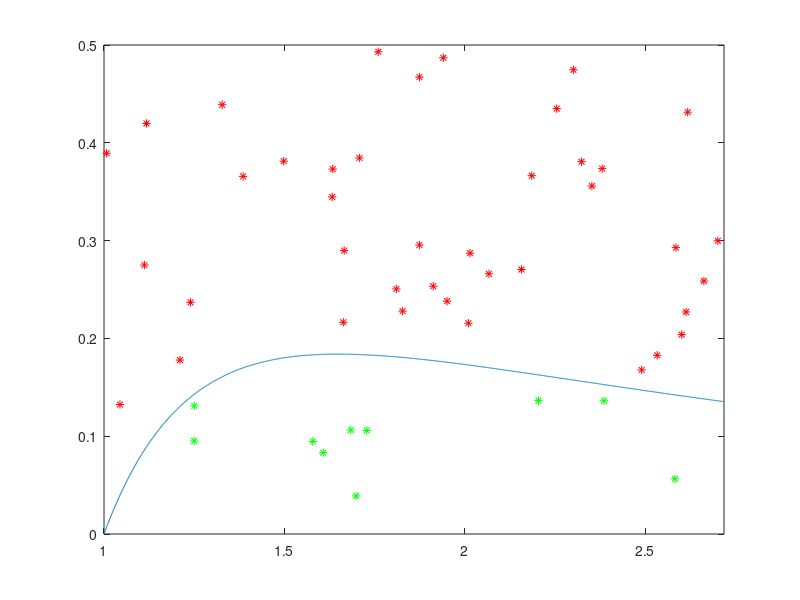

The MATLAB script that drew this image:
clear variables ;
close all ;
clc ;

N = 50 ;
nb_dedans = 0;
nb_dehors = 0;
x = 1:1/1000:exp(1);

##%% Question 1
##
##y = sqrt(1-x.^2);
##plot(y,x);hold on ;
##axis([0 1 0 1]);
##
## for k = 1:N
##     p = rand(1,2);
##     if p(2)^2+p(1)^2 <1
##         plot(p(2),p(1),'*r');
##         nb_dedans = nb_dedans + 1;
##     end
##     if p(2)^2+p(1)^2 >1
##         plot(p(2),p(1),'*g');
##         nb_dehors = nb_dehors + 1;
##     end
## end
% fprintf('Nombre total de points :\n' , N)
% fprintf('Nombre de points dans le quadrant :\n'  , nb_dedans)
% fprintf('Valeur approximative de pi : 3.1192000')

%% Question 2
clc ;
y = log(x)./(x.^2);
plot(x,y);hold on ;
axis([1 exp(1) 0 0.5])
for k = 1:N
    p = [1 + (exp(1)-1)*rand(1,1);0.5*rand(1,1)];
    if p(2) <log(p(1))./(p(1).^2) ;
        plot([0 p(1)],[0 p(2)],'*g');
        nb_dedans = nb_dedans + 1;
    else 
        plot([0 p(1)],[0 p(2)],'*r');
        nb_dehors = nb_dehors + 1;
    end
end

##%% Question 3






